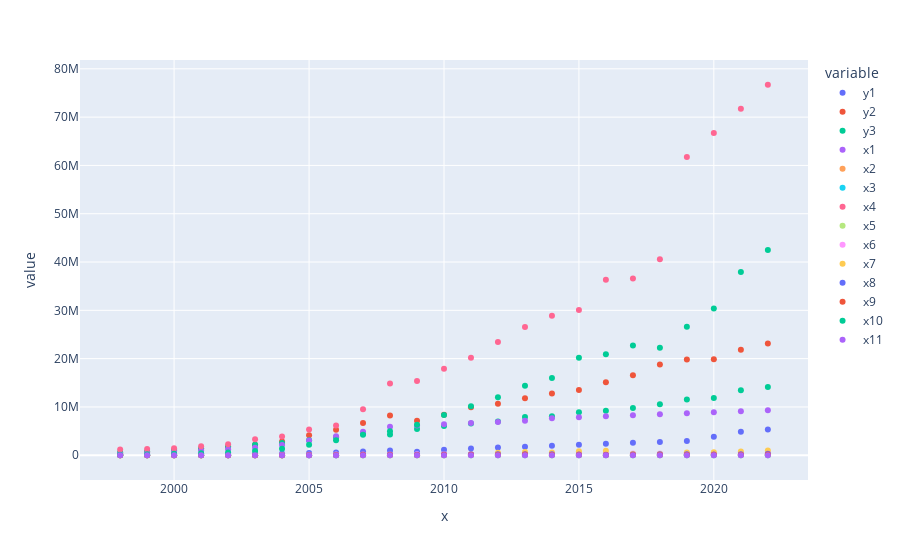

Notebook cell for this chart:
### Markdown cell above
### Данные до интерполяции

### Code cell
InterpolateData(data).original_scatter()
